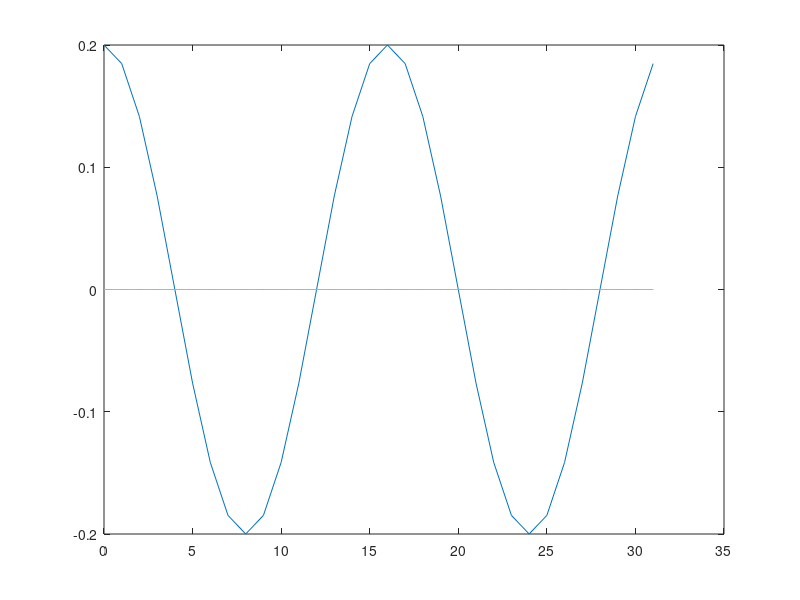
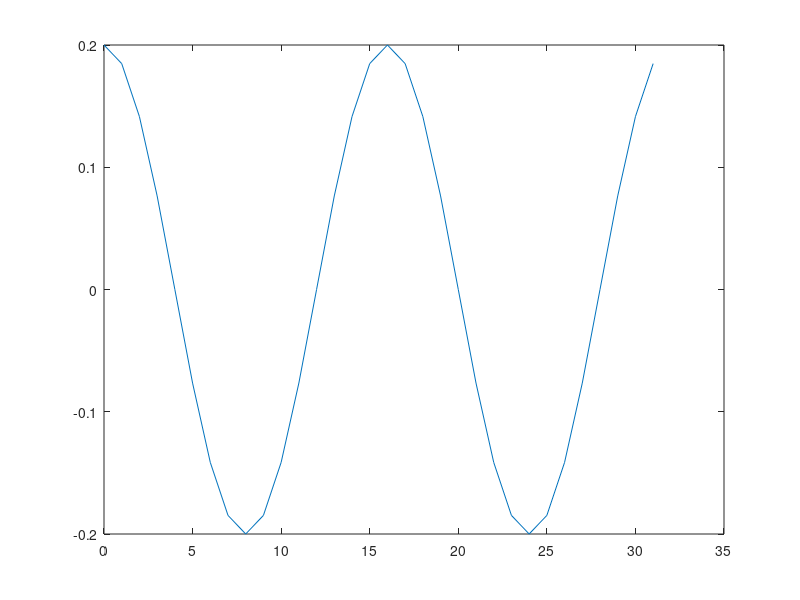
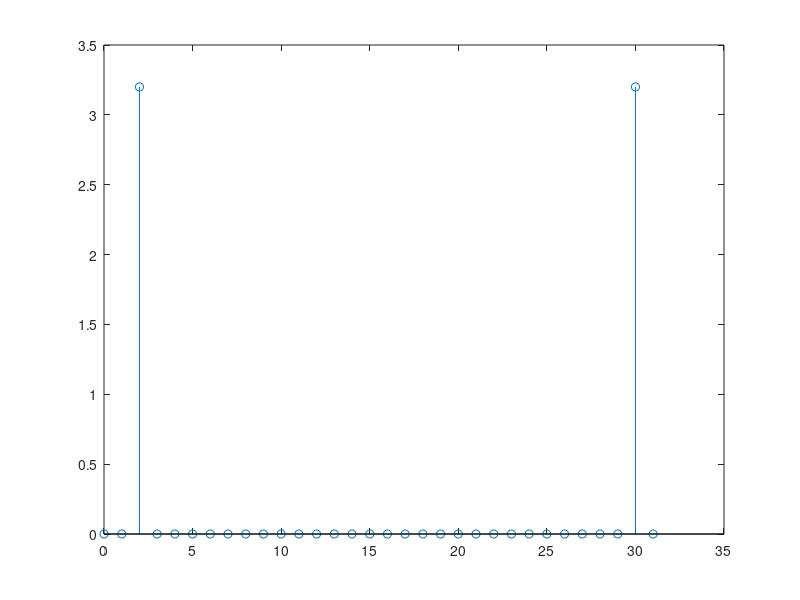

These figures' MATLAB source, in order: (Note: this script raises an error after producing the figures.)
%% FFT algoritm
clear;  % clear all data from memmory
start_time = 0;
number_of_samples = 32;
end_time = number_of_samples - 1;
n = linspace(start_time, end_time , number_of_samples ); 

f1 = 2;
a1 = 0.2;

f2 = 2;
a2 = 00;

f3 = 1;
a3 = 00;
comp1 = a1 * cos( f1 *2*pi*n/number_of_samples);
comp2 = a2 * sin( f2 *2*pi*n/number_of_samples);
comp3 = a3 * sin( f3 *2*pi*n/number_of_samples);

data = comp1 + comp2 + comp3;


figure(1)
plot (n, comp1, '-');
hold on;
plot (n, comp2, '-');
plot (n, comp3, '-');
hold off;

figure(2)
plot (n, data);

figure(3)
X_matlab = fft(data, number_of_samples);
stem (n,abs(X_matlab))

%% My FFT

%  W_N vector calculation
% W  = zeros(1,number_of_samples);    % complex
% Wr = zeros(1,number_of_samples);    % real
% Wi = zeros(1,number_of_samples);    % imag
% for i = 1 : number_of_samples 
%     W(i)  = exp(-j * (i-1) * 2 * pi/ number_of_samples );
%     Wr(i) = real(W(i));
%     Wi(i) = imag(W(i));
% end

% reverse bit calulation

bits = length(dec2bin( number_of_samples - 1 ));
rev_bit_dec = zeros(1,number_of_samples); 

for i=1:number_of_samples
    bin_num = dec2bin(i-1 , bits);
    rev_bit = [];
    for k=bits:-1:1
       rev_bit = [rev_bit , bin_num(k)];
    end
    rev_bit_dec(i) = bin2dec(rev_bit) + 1; % add 1 to match Matlab numbering   
end

% First stage of FFT

stage = zeros(bits,number_of_samples);

for i=1:number_of_samples
     stage(1,i) =  data((i)); 
end


stage(2,1) = stage(1,1) +  stage(1,2);
stage(2,2) = stage(1,1) -  stage(1,2) ;

stage(2,3) = (stage(1,3) +  stage(1,4)) * exp(-j * 0 * 2 * pi/ 4 );
stage(2,4) = (stage(1,3) -  stage(1,4)) * exp(-j * 1 * 2 * pi/ 4 );

stage(2,5) = stage(1,5) +  stage(1,6);
stage(2,6) = stage(1,5) -  stage(1,6);

stage(2,7) = (stage(1,7) +  stage(1,8)) * exp(-j * 0 * 2 * pi/ 4 );
stage(2,8) = (stage(1,7) -  stage(1,8)) * exp(-j * 1 * 2 * pi/ 4 );

stage(2,9) = stage(1,9) + stage(1,10);
stage(2,10) = stage(1,9) -  stage(1,10);

stage(2,11) = (stage(1,11) +  stage(1,12)) * exp(-j * 0 * 2 * pi/ 4 );
stage(2,12) = (stage(1,11) -  stage(1,12)) * exp(-j * 1 * 2 * pi/ 4 );

stage(2,13) = stage(1,13) +  stage(1,14);
stage(2,14) = stage(1,13) -  stage(1,14);

stage(2,15) = (stage(1,15) +  stage(1,16)) * exp(-j * 0 * 2 * pi/ 4 );
stage(2,16) = (stage(1,15) -  stage(1,16)) * exp(-j * 1 * 2 * pi/ 4 );

stage(2,17) = stage(1,17) +  stage(1,18);
stage(2,18) = (stage(1,17) -  stage(1,18)) * exp(-j * 1 * 2 * pi/ 4 );

stage(2,19) = stage(1,19) +  stage(1,20);
stage(2,20) = (stage(1,19) -  stage(1,20)) * exp(-j * 1 * 2 * pi/ 4 );

stage(2,21) = stage(1,21) +  stage(1,22);
stage(2,22) = stage(1,21) -  stage(1,22);

stage(2,23) = stage(1,23) +  stage(1,24);
stage(2,24) = stage(1,23) -  stage(1,24);

stage(2,25) = stage(1,25) +  stage(1,26);
stage(2,26) = stage(1,25) -  stage(1,26);

stage(2,27) = stage(1,27) +  stage(1,28);
stage(2,28) = stage(1,27) -  stage(1,28);

stage(2,29) = stage(1,29) +  stage(1,30);
stage(2,30) = stage(1,29) -  stage(1,30);

stage(2,31) = stage(1,31) +  stage(1,32);
stage(2,32) = stage(1,31) -  stage(1,32);


% stage,

% Second stage 


stage(2,1) = stage(1,1) +  stage(1,3);
stage(2,2) = stage(1,2) +  stage(1,4);
stage(2,3) = stage(1,1) -  stage(1,3);
stage(2,4) = stage(1,2) -  stage(1,4);

stage(2,5) = (stage(1,5) +  stage(1,7)) * exp(-j * 0 * 2 * pi/ 8 );
stage(2,6) = (stage(1,6) +  stage(1,8)) * exp(-j * 1 * 2 * pi/ 8 );
stage(2,7) = (stage(1,5) -  stage(1,7)) * exp(-j * 2 * 2 * pi/ 8 );
stage(2,8) = (stage(1,6) -  stage(1,8)) * exp(-j * 3 * 2 * pi/ 8 );

stage(2,9) = stage(1,9) +   stage(1,11);
stage(2,10) = stage(1,10) + stage(1,12);
stage(2,11) = stage(1,9) - stage(1,11);
stage(2,12) = stage(1,10) - stage(1,12);

stage(2,13) = (stage(1,13) + stage(1,15)) * exp(-j * 0 * 2 * pi/ 8 );
stage(2,14) = (stage(1,14) + stage(1,16)) * exp(-j * 1 * 2 * pi/ 8 );
stage(2,15) = (stage(1,13) - stage(1,15)) * exp(-j * 2 * 2 * pi/ 8 );
stage(2,16) = (stage(1,14) - stage(1,16)) * exp(-j * 3 * 2 * pi/ 8 );

stage(2,17) = stage(1,17) + 1 * stage(1,19);
stage(2,18) = stage(1,18) + 1 * stage(1,20);
stage(2,19) = stage(1,19) - W1(1) * stage(1,17);
stage(2,20) = stage(1,20) - W1(2) * stage(1,18);

stage(2,21) = stage(1,21) + 1 * stage(1,23);
stage(2,22) = stage(1,22) + 1 * stage(1,24);
stage(2,23) = stage(1,23) - W1(1) * stage(1,21);
stage(2,24) = stage(1,24) - W1(2) * stage(1,22);

stage(2,25) = stage(1,25) + 1 * stage(1,27);
stage(2,26) = stage(1,26) + 1 * stage(1,28);
stage(2,27) = stage(1,27) - W1(1) * stage(1,25);
stage(2,28) = stage(1,28) - W1(2) * stage(1,26);

stage(2,29) = stage(1,29) + 1 * stage(1,31);
stage(2,30) = stage(1,30) + 1 * stage(1,32);
stage(2,31) = stage(1,31) - W1(1) * stage(1,29);
stage(2,32) = stage(1,32) - W1(2) * stage(1,30);

% theard stage 


stage(3,1) = stage(2,1) +  stage(2,5);
stage(3,2) = stage(2,2) +  stage(2,6);
stage(3,3) = stage(2,3) +  stage(2,7);
stage(3,4) = stage(2,4) +  stage(2,8);
stage(3,5) = stage(2,1) -  stage(2,5);
stage(3,6) = stage(2,2) -  stage(2,6);
stage(3,7) = stage(2,3) -  stage(2,7);
stage(3,8) = stage(2,4) -  stage(2,8);

stage(3,9) =  (stage(2,9)  +  stage(2,13)) * exp(-j * 0 * 2 * pi/ 16 );
stage(3,10) = (stage(2,10) +  stage(2,14)) * exp(-j * 1 * 2 * pi/ 16 );
stage(3,11) = (stage(2,11) +  stage(2,15)) * exp(-j * 2 * 2 * pi/ 16 );
stage(3,12) = (stage(2,12) +  stage(2,16)) * exp(-j * 3 * 2 * pi/ 16 );
stage(3,13) = (stage(2,9)  -  stage(2,13)) * exp(-j * 4 * 2 * pi/ 16 );
stage(3,14) = (stage(2,10) -  stage(2,14)) * exp(-j * 5 * 2 * pi/ 16 );
stage(3,15) = (stage(2,11) -  stage(2,15)) * exp(-j * 6 * 2 * pi/ 16 );
stage(3,16) = (stage(2,12) -  stage(2,16)) * exp(-j * 7 * 2 * pi/ 16 );



stage(3,17) = stage(2,17) + W2(1) * stage(2,21);
stage(3,18) = stage(2,18) + W2(2) * stage(2,22);
stage(3,19) = stage(2,19) + W2(3) * stage(2,23);
stage(3,20) = stage(2,20) + W2(4) * stage(2,24);
stage(3,21) = stage(2,21) - W2(1) * stage(2,17);
stage(3,22) = stage(2,22) - W2(2) * stage(2,18);
stage(3,23) = stage(2,23) - W2(3) * stage(2,19);
stage(3,24) = stage(2,24) - W2(4) * stage(2,20);

stage(3,25) = stage(2,25) + W2(1) * stage(2,29);
stage(3,26) = stage(2,26) + W2(2) * stage(2,30);
stage(3,27) = stage(2,27) + W2(3) * stage(2,31);
stage(3,28) = stage(2,28) + W2(4) * stage(2,32);
stage(3,29) = stage(2,29) - W2(1) * stage(2,25);
stage(3,30) = stage(2,30) - W2(2) * stage(2,26);
stage(3,31) = stage(2,31) - W2(3) * stage(2,27);
stage(3,32) = stage(2,32) - W2(4) * stage(2,28);


% Fourt stage

% 
stage(4,1) = stage(3,1) +  stage(3,9);
stage(4,2) = stage(3,2) +  stage(3,10);
stage(4,3) = stage(3,3) +  stage(3,11);
stage(4,4) = stage(3,4) +  stage(3,12);
stage(4,5) = stage(3,5) +  stage(3,13);
stage(4,6) = stage(3,6) +  stage(3,14);
stage(4,7) = stage(3,7) +  stage(3,15);
stage(4,8) = stage(3,8) +  stage(3,16);
stage(4,9)  = stage(3,1) - stage(3,9);
stage(4,10) = stage(3,2) -  stage(3,10);
stage(4,11) = stage(3,3) -  stage(3,11);
stage(4,12) = stage(3,4) -  stage(3,12);
stage(4,13) = stage(3,5) -  stage(3,13);
stage(4,14) = stage(3,6) -  stage(3,14);
stage(4,15) = stage(3,7) -  stage(3,15);
stage(4,16) = stage(3,8) -  stage(3,16);

stage(4,17) = stage(3,17) + W3(1) * stage(3,25);
stage(4,18) = stage(3,18) + W3(2) * stage(3,26);
stage(4,19) = stage(3,19) + W3(3) * stage(3,27);
stage(4,20) = stage(3,20) + W3(4) * stage(3,28);
stage(4,21) = stage(3,21) + W3(5) * stage(3,29);
stage(4,22) = stage(3,22) + W3(6) * stage(3,30);
stage(4,23) = stage(3,23) + W3(7) * stage(3,31);
stage(4,24) = stage(3,24) + W3(8) * stage(3,32);
stage(4,25) = stage(3,25) - W3(1) * stage(3,17);
stage(4,26) = stage(3,26) - W3(2) * stage(3,18);
stage(4,27) = stage(3,27) - W3(3) * stage(3,19);
stage(4,28) = stage(3,28) - W3(4) * stage(3,20);
stage(4,29) = stage(3,29) - W3(5) * stage(3,21);
stage(4,30) = stage(3,30) - W3(6) * stage(3,22);
stage(4,31) = stage(3,31) - W3(7) * stage(3,23);
stage(4,32) = stage(3,32) - W3(8) * stage(3,24);

% Fifth stage

W4  = zeros(1,32);    % complex
for i = 1 : 32 
    W4(i)  = exp(-j * (i-1) * 2 * pi/ 32 );
end

stage(5,1) = stage(4,1) + W4(1) * stage(4,17);
stage(5,2) = stage(4,2) + W4(2) * stage(4,18);
stage(5,3) = stage(4,3) + W4(3) * stage(4,19);
stage(5,4) = stage(4,4) + W4(4) * stage(4,20);
stage(5,5) = stage(4,5) + W4(5) * stage(4,21);
stage(5,6) = stage(4,6) + W4(6) * stage(4,22);
stage(5,7) = stage(4,7) + W4(7) * stage(4,23);
stage(5,8) = stage(4,8) + W4(8) * stage(4,24);
stage(5,9)  = stage(4,9)  + W4(9) * stage(4,25);
stage(5,10) = stage(4,10) + W4(10) * stage(4,26);
stage(5,11) = stage(4,11) + W4(11) * stage(4,27);
stage(5,12) = stage(4,12) + W4(12) * stage(4,28);
stage(5,13) = stage(4,13) + W4(13) * stage(4,29);
stage(5,14) = stage(4,14) + W4(14) * stage(4,30);
stage(5,15) = stage(4,15) + W4(15) * stage(4,31);
stage(5,16) = stage(4,16) + W4(16) * stage(4,32);
stage(5,17) = stage(4,17) - W4(1) * stage(4,1);
stage(5,18) = stage(4,18) - W4(2) * stage(4,2);
stage(5,19) = stage(4,19) - W4(3) * stage(4,3);
stage(5,20) = stage(4,20) - W4(4) * stage(4,4);
stage(5,21) = stage(4,21) - W4(5) * stage(4,5);
stage(5,22) = stage(4,22) - W4(6) * stage(4,6);
stage(5,23) = stage(4,23) - W4(7) * stage(4,7);
stage(5,24) = stage(4,24) - W4(8) * stage(4,8);
stage(5,25) = stage(4,25) - W4(9) * stage(4,9);
stage(5,26) = stage(4,26) - W4(10) * stage(4,10);
stage(5,27) = stage(4,27) - W4(11) * stage(4,11);
stage(5,28) = stage(4,28) - W4(12) * stage(4,12);
stage(5,29) = stage(4,29) - W4(13) * stage(4,13);
stage(5,30) = stage(4,30) - W4(14) * stage(4,14);
stage(5,31) = stage(4,31) - W4(15) * stage(4,15);
stage(5,32) = stage(4,32) - W4(16) * stage(4,16);




figure(4)
stem(n, abs( stage(bits,:) ) )





